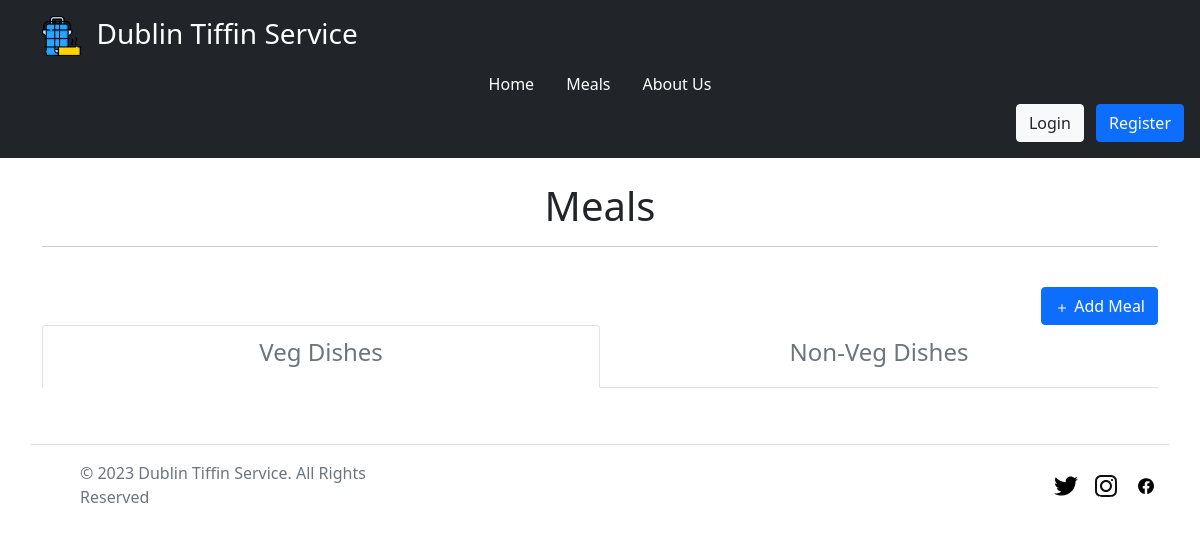
The app's page /meals/, older data.
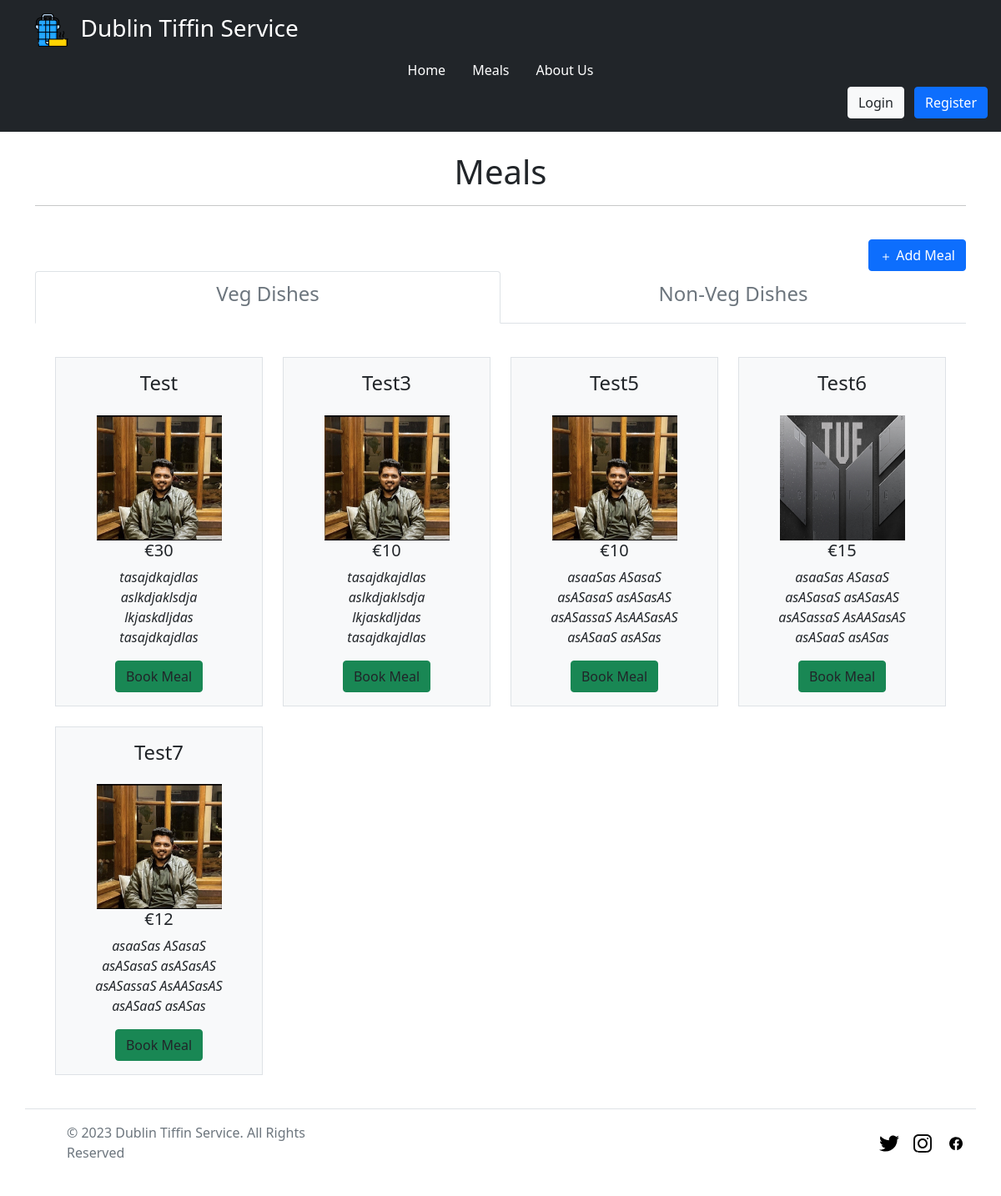
The same page, newer data.
### meals/models.py (models this page shows, shortened)
class Meals(models.Model):
    name = models.CharField(max_length=100)
    description = models.TextField()
    cost = models.IntegerField()
    image = models.ImageField(upload_to="static/meal_images/")
    is_veg = models.BooleanField()

### meals/views.py (the view)
# urls.py: path('meals/', include('meals.urls')),
def meals(request):
    if request.method == 'GET':
        veg_meal = Meals.objects.filter(is_veg=True)
        nonveg_meal = Meals.objects.filter(is_veg=False)
        return render(request, 'meals/meals.html', {"veg_meal": veg_meal, "nonveg_meal": nonveg_meal })
    if request.method == 'POST':
        return render(request, 'meals/meals.html')

### templates/meals/meals.html (shortened to what this page needs)
{% extends '_partials/base.html' %}
{% block body %}
{% load widget_tweaks %}
{% load static %}
<div class="container">
      <br>
      <h1 class="text-center">Meals</h1>
      <hr>
      <br>
      <form method="POST">
            <div class="d-flex justify-content-end">
                  <button type="button" class="btn btn-primary" fdprocessedid="3om8bs">
                        <svg xmlns="http://www.w3.org/2000/svg" width="16" height="16" fill="currentColor"
                              class="bi bi-plus" viewBox="0 0 16 16">
                              <path
                                    d="M8 4a.5.5 0 0 1 .5.5v3h3a.5.5 0 0 1 0 1h-3v3a.5.5 0 0 1-1 0v-3h-3a.5.5 0 0 1 0-1h3v-3A.5.5 0 0 1 8 4z">
                              </path>
                        </svg>
                        Add Meal
                  </button>
            </div>
      </form>
      <form method="POST">
            <ul class="nav nav-tabs nav-justified">
                  <li class="nav-item">
                        <a class="nav-link active" data-bs-toggle="tab" href="#home">
                              <section class="trust-quality my-1">
                                    <div class="row">
                                          <h4 class="text-secondary">Veg Dishes</h4>
                                    </div>
                              </section>
                        </a>
                  </li>
                  <li class="nav-item">
                        <a class="nav-link" data-bs-toggle="tab" href="#menu1">
                              <section class="trust-quality my-1">
                                    <div class="row">
                                          <h4 class="text-secondary">Non-Veg Dishes</h4>
                                    </div>
                              </section>
                        </a>
                  </li>
            </ul>
            <div class="tab-content">
                  <div class="tab-pane container active" id="home">
                        <div class="container overflow-hidden">
                              <div class="row gy-4 my-3">
                                    {% for meal in veg_meal %}
                                    <div class="col-3">
                                          <div class="p-3 border bg-light">
                                                <h4 class="text-center text-capitalize mb-4">{{ meal.name }}</h4>
                                                <div class="container text-center">
                                                      <img src="/{{ meal.image }}" height="150" width="150"
                                                            alt="Something Went Wrong">
                                                      <div class="d-none d-md-block text-center">
                                                            <h5>€{{ meal.cost }}</h5>
                                                            <p class="fst-italic">{{ meal.description }}</p>
                                                      </div>
                                                      <div class="d-flex justify-content-center">
                                                            <button type="button"
                                                                  class="btn btn-success btn-outline-success text-dark gradient-custom-4 text-body"
                                                                  data-bs-toggle="modal" data-bs-target="#myModal">
                                                                  Book Meal
                                                            </button>
                                                      </div>
                                                </div>
                                          </div>
                                    </div>
                                    {% endfor %}
                              </div>
                        </div>
                  </div>
            </div>
      </form>
</div>
{% endblock %}

### templates/_partials/base.html (shortened to what this page needs)
<!doctype html>
<html lang="en">
  <head>
    <link href="https://cdn.jsdelivr.net/npm/bootstrap@5.0.2/dist/css/bootstrap.min.css" rel="stylesheet">
  </head>
  <body>
    {% include 'includes/header.html' %}
    {% block body %}
    {% endblock %}
    {% include 'includes/footer.html' %}
  </body>
</html>

### templates/includes/header.html (shortened to what this page needs)
{% load static %}
<header>
    <div class="px-3 py-3 bg-dark text-white">
      <div class="container">
        <h3 class="text-black"> <img width="40" height="40" src="{% static '/images/tiffin.png' %}">&nbsp;&nbsp;Dublin Tiffin Service</h3>
        <div class="align-items-center justify-content-center justify-content-lg-start">
          <ul class="nav col-12 col-lg-auto my-2 justify-content-center my-md-0 text-small">
            <li>
              <a href="{% url 'home' %}" class="nav-link text-white">
                Home
              </a>
            </li>
            <li>
              <a href="{% url 'meals' %}" class="nav-link text-white">
                Meals
              </a>
            </li>
            <li>
              <a href="{% url 'aboutus' %}" class="nav-link text-white">
                About Us
              </a>
          </li>
          </ul>
        </div>
      </div>
      <div class="text-end">
        {% if user.is_authenticated %}
          <a href="{% url 'logout' %}"><button type="button" class="btn btn-light text-dark me-2">Logout</button></a>
        {% else %}
          <a href="{% url 'login' %}"><button type="button" class="btn btn-light text-dark me-2">Login</button></a>
          <a href="{% url 'register' %}"><button type="button" class="btn btn-primary">Register</button></a>
        {% endif %}
      </div>
    </div>
  </header>

### templates/includes/footer.html
{% load static %}
  <footer class="container d-flex flex-wrap justify-content-between align-items-center py-3 my-4 border-top">
    <div class="col-md-4 d-flex align-items-center">
      <a href="/" class="mb-3 me-2 mb-md-0 text-muted text-decoration-none lh-1">
        <svg class="bi" width="30" height="24"><use xlink:href="#bootstrap"></use></svg>
      </a>
      <span class="mb-3 mb-md-0 text-muted">© 2023 Dublin Tiffin Service. All Rights Reserved</span>
    </div>
    <ul class="nav col-md-4 justify-content-end list-unstyled d-flex">
      <li class="ms-3"><a class="text-muted" href="#"><img class="bi" width="24" height="24" src="{% static '/images/twitter.svg' %}"></img></a></li>
      <li class="ms-3"><a class="text-muted" href="#"><img class="bi" width="24" height="24" src="{% static '/images/instagram.svg' %}"></img></a></li>
      <li class="ms-3"><a class="text-muted" href="#"><img class="bi" width="24" height="24" src="{% static '/images/facebook.svg' %}"></img></a></li>
    </ul>
  </footer>

Row changes from the older to the newer data that the page shows:
added Meals: name "Test", image (picture), cost "30", description "tasajdkajdlas aslkdjaklsdja lkjaskdljdas tasajdkajdlas"
added Meals: name "Test3", image (picture), cost "10", description "tasajdkajdlas aslkdjaklsdja lkjaskdljdas tasajdkajdlas"
added Meals: name "Test5", image (picture), cost "10", description "asaaSas ASasaS asASasaS asASasAS asASassaS AsAASasAS asASaaS asASas"
added Meals: name "Test6", image (picture), cost "15", description "asaaSas ASasaS asASasaS asASasAS asASassaS AsAASasAS asASaaS asASas"
added Meals: name "Test7", image (picture), cost "12", description "asaaSas ASasaS asASasaS asASasAS asASassaS AsAASasAS asASaaS asASas"
